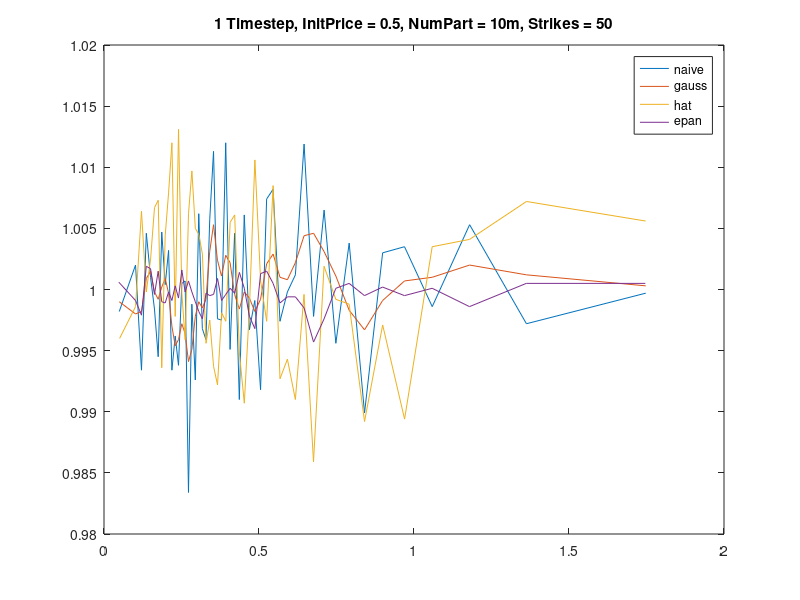

Write the MATLAB code that produced this figure.
% particles:10,000,000 = 10m
% strikes:50

%naive
e1 = [0.9982 1.0020 0.9934 1.0046 1.0010 0.9984 0.9945 1.0047 1.0004 1.0032 0.9934 0.9962 0.9938 1.0005 1.0007 0.9834 0.9988 0.9926 1.0062 0.9968 0.9959 1.0057 1.0113 0.9976 0.9975 1.0120 0.9951 1.0046 0.9910 1.0061 0.9967 0.9991 0.9918 1.0074 1.0082 0.9974 0.9998 1.0012 1.0119 0.9978 1.0065 0.9956 1.0038 0.9899 1.0030 1.0035 0.9986 1.0053 0.9972 0.9997 ];
s1 = [0.0492 0.1017 0.1209 0.1365 0.1502 0.1628 0.1748 0.1863 0.1974 0.2083 0.2190 0.2297 0.2403 0.2510 0.2617 0.2725 0.2834 0.2945 0.3057 0.3172 0.3289 0.3410 0.3533 0.3660 0.3791 0.3926 0.4067 0.4213 0.4365 0.4524 0.4690 0.4865 0.5050 0.5246 0.5455 0.5677 0.5916 0.6174 0.6454 0.6760 0.7100 0.7479 0.7909 0.8404 0.8988 0.9694 1.0588 1.1794 1.3627 1.7475 ];

%gauss
e2 = [0.9990 0.9980 0.9982 1.0009 1.0015 0.9998 0.9992 1.0002 1.0009 0.9997 0.9970 0.9954 0.9959 0.9972 0.9964 0.9941 0.9951 0.9978 0.9990 0.9985 0.9992 1.0031 1.0053 1.0024 1.0011 1.0028 1.0022 0.9996 0.9984 0.9998 0.9993 0.9982 0.9992 1.0021 1.0029 1.0010 1.0008 1.0022 1.0044 1.0046 1.0031 1.0011 0.9983 0.9967 0.9991 1.0007 1.0010 1.0020 1.0012 1.0003 ];
s2 = [0.0492 0.1017 0.1209 0.1365 0.1502 0.1628 0.1748 0.1863 0.1974 0.2083 0.2190 0.2297 0.2403 0.2510 0.2617 0.2725 0.2834 0.2945 0.3057 0.3172 0.3289 0.3410 0.3533 0.3660 0.3791 0.3926 0.4067 0.4213 0.4365 0.4524 0.4690 0.4865 0.5050 0.5246 0.5455 0.5677 0.5916 0.6174 0.6454 0.6760 0.7100 0.7479 0.7909 0.8404 0.8988 0.9694 1.0588 1.1794 1.3627 1.7475 ];

%hat
eh = [0.9960 0.9986 1.0064 0.9998 1.0025 1.0067 1.0073 0.9936 1.0044 1.0079 1.0120 0.9978 1.0131 0.9997 0.9959 1.0062 1.0097 1.0050 1.0045 1.0029 0.9956 0.9975 0.9937 0.9922 0.9981 0.9974 1.0055 1.0061 0.9948 0.9907 0.9985 1.0106 1.0007 0.9974 1.0085 0.9927 0.9943 0.9910 0.9996 0.9859 1.0019 0.9992 0.9988 0.9892 0.9971 0.9894 1.0035 1.0041 1.0072 1.0056 ];
sh = [0.0503 0.1017 0.1209 0.1365 0.1503 0.1629 0.1749 0.1863 0.1974 0.2083 0.2191 0.2297 0.2404 0.2511 0.2618 0.2726 0.2835 0.2946 0.3059 0.3174 0.3291 0.3411 0.3535 0.3662 0.3793 0.3929 0.4070 0.4216 0.4368 0.4526 0.4692 0.4867 0.5052 0.5247 0.5455 0.5677 0.5916 0.6173 0.6452 0.6758 0.7098 0.7477 0.7907 0.8404 0.8989 0.9696 1.0587 1.1793 1.3628 1.7472 ];

%epan
e3 = [1.0006 0.9991 0.9979 1.0019 1.0017 0.9996 1.0015 0.9990 0.9989 0.9998 0.9991 1.0003 0.9993 1.0016 0.9998 1.0007 0.9998 0.9990 0.9982 0.9976 0.9997 0.9995 0.9996 1.0009 0.9991 0.9996 1.0001 0.9997 1.0014 1.0001 0.9978 0.9968 1.0013 1.0015 1.0005 0.9989 0.9994 0.9994 0.9985 0.9957 0.9976 1.0001 1.0005 0.9995 1.0002 0.9995 1.0001 0.9986 1.0005 1.0005 ];
s3 = [0.0477 0.1017 0.1209 0.1364 0.1502 0.1628 0.1748 0.1862 0.1974 0.2083 0.2190 0.2297 0.2403 0.2510 0.2617 0.2725 0.2835 0.2946 0.3058 0.3173 0.3291 0.3411 0.3535 0.3662 0.3793 0.3928 0.4069 0.4215 0.4367 0.4526 0.4692 0.4867 0.5052 0.5247 0.5455 0.5677 0.5916 0.6173 0.6453 0.6760 0.7099 0.7479 0.7908 0.8403 0.8986 0.9693 1.0586 1.1790 1.3622 1.7462 ];


%plot(s2, e2, s3, e3)
%legend('gauss', 'epan')

plot(s1, e1, s2, e2, sh, eh, s3, e3)

legend('naive', 'gauss', 'hat', 'epan')
title('1 Timestep, InitPrice = 0.5, NumPart = 10m, Strikes = 50')